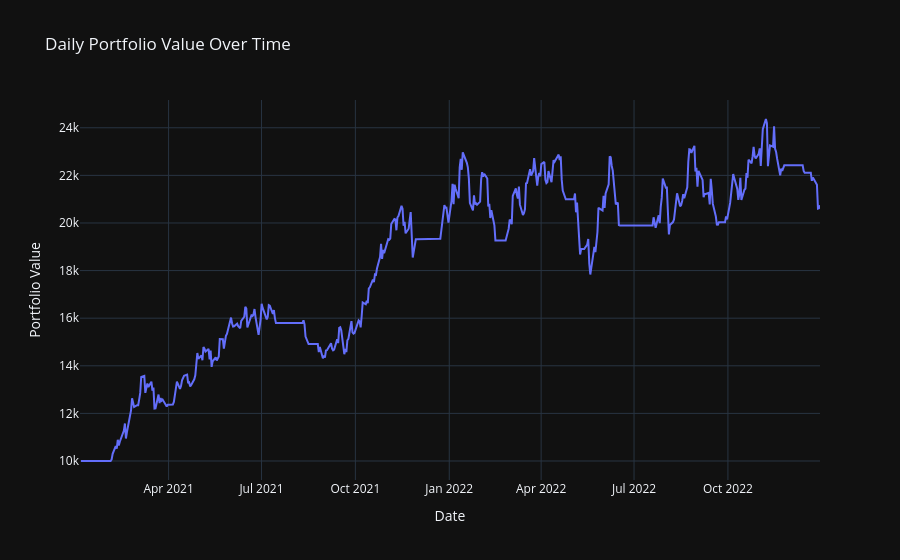

Notebook code for this chart:
### Code cell
daily_portfolio_value = result[1]
fig = go.Figure()
fig.add_trace(go.Scatter(
    x=daily_portfolio_value.index,
    y=daily_portfolio_value,
    name="Daily Portfolio Value",
))
fig.update_layout(
    title="Daily Portfolio Value Over Time",
    xaxis_title="Date",
    yaxis_title="Portfolio Value",
    legend_title="Legend",
    template="plotly_dark"
)
fig.show()

### Figure 1 — Plotly figure (JSON) as saved in the notebook; plotly's stock layout.template omitted (floating-point values rounded to 4 significant figures; data arrays with more than 128 entries replaced by an {"elided": "..."} marker saying what was removed)
{"data": [{"name": "Daily Portfolio Value", "type": "scatter", "x": {"elided": "503 str values"}, "y": {"elided": "503 float values"}}], "layout": {"legend": {"title": {"text": "Legend"}}, "title": {"text": "Daily Portfolio Value Over Time"}, "xaxis": {"title": {"text": "Date"}}, "yaxis": {"title": {"text": "Portfolio Value"}}}}
